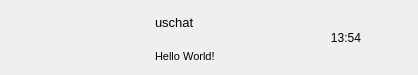
<?xml version="1.0" encoding="UTF-8"?>
<ui version="4.0">
 <class>ChatUserWid</class>
 <widget class="QWidget" name="ChatUserWid">
  <property name="geometry">
   <rect>
    <x>0</x>
    <y>0</y>
    <width>418</width>
    <height>75</height>
   </rect>
  </property>
  <property name="minimumSize">
   <size>
    <width>0</width>
    <height>75</height>
   </size>
  </property>
  <property name="maximumSize">
   <size>
    <width>16777215</width>
    <height>75</height>
   </size>
  </property>
  <property name="windowTitle">
   <string>Form</string>
  </property>
  <layout class="QHBoxLayout" name="horizontalLayout">
   <property name="spacing">
    <number>5</number>
   </property>
   <property name="leftMargin">
    <number>6</number>
   </property>
   <property name="topMargin">
    <number>2</number>
   </property>
   <property name="rightMargin">
    <number>6</number>
   </property>
   <property name="bottomMargin">
    <number>2</number>
   </property>
   <item>
    <widget class="QWidget" name="icon_wid" native="true">
     <property name="sizePolicy">
      <sizepolicy hsizetype="Fixed" vsizetype="Fixed">
       <horstretch>0</horstretch>
       <verstretch>0</verstretch>
      </sizepolicy>
     </property>
     <property name="minimumSize">
      <size>
       <width>60</width>
       <height>60</height>
      </size>
     </property>
     <property name="maximumSize">
      <size>
       <width>60</width>
       <height>60</height>
      </size>
     </property>
     <widget class="QLabel" name="icon_lb">
      <property name="geometry">
       <rect>
        <x>7</x>
        <y>12</y>
        <width>45</width>
        <height>45</height>
       </rect>
      </property>
      <property name="minimumSize">
       <size>
        <width>45</width>
        <height>45</height>
       </size>
      </property>
      <property name="maximumSize">
       <size>
        <width>45</width>
        <height>45</height>
       </size>
      </property>
      <property name="text">
       <string/>
      </property>
      <property name="alignment">
       <set>Qt::AlignmentFlag::AlignCenter</set>
      </property>
     </widget>
     <widget class="QLabel" name="red_point">
      <property name="geometry">
       <rect>
        <x>27</x>
        <y>0</y>
        <width>30</width>
        <height>30</height>
       </rect>
      </property>
      <property name="minimumSize">
       <size>
        <width>30</width>
        <height>30</height>
       </size>
      </property>
      <property name="maximumSize">
       <size>
        <width>30</width>
        <height>30</height>
       </size>
      </property>
      <property name="text">
       <string/>
      </property>
     </widget>
    </widget>
   </item>
   <item>
    <widget class="QWidget" name="user_info_wid" native="true">
     <property name="minimumSize">
      <size>
       <width>120</width>
       <height>0</height>
      </size>
     </property>
     <property name="maximumSize">
      <size>
       <width>120</width>
       <height>16777215</height>
      </size>
     </property>
     <layout class="QVBoxLayout" name="verticalLayout">
      <property name="leftMargin">
       <number>2</number>
      </property>
      <property name="topMargin">
       <number>5</number>
      </property>
      <property name="rightMargin">
       <number>2</number>
      </property>
      <property name="bottomMargin">
       <number>5</number>
      </property>
      <item>
       <widget class="QLabel" name="user_name_lb">
        <property name="minimumSize">
         <size>
          <width>0</width>
          <height>30</height>
         </size>
        </property>
        <property name="maximumSize">
         <size>
          <width>16777215</width>
          <height>30</height>
         </size>
        </property>
        <property name="font">
         <font>
          <pointsize>10</pointsize>
         </font>
        </property>
        <property name="text">
         <string>uschat</string>
        </property>
       </widget>
      </item>
      <item>
       <widget class="QLabel" name="user_chat_lb">
        <property name="minimumSize">
         <size>
          <width>0</width>
          <height>30</height>
         </size>
        </property>
        <property name="maximumSize">
         <size>
          <width>130</width>
          <height>30</height>
         </size>
        </property>
        <property name="font">
         <font>
          <pointsize>8</pointsize>
         </font>
        </property>
        <property name="text">
         <string>Hello World!</string>
        </property>
       </widget>
      </item>
     </layout>
    </widget>
   </item>
   <item>
    <widget class="QWidget" name="time_wid" native="true">
     <property name="sizePolicy">
      <sizepolicy hsizetype="Fixed" vsizetype="Fixed">
       <horstretch>0</horstretch>
       <verstretch>0</verstretch>
      </sizepolicy>
     </property>
     <property name="minimumSize">
      <size>
       <width>50</width>
       <height>50</height>
      </size>
     </property>
     <property name="maximumSize">
      <size>
       <width>50</width>
       <height>50</height>
      </size>
     </property>
     <widget class="QLabel" name="time_lb">
      <property name="geometry">
       <rect>
        <x>0</x>
        <y>20</y>
        <width>54</width>
        <height>12</height>
       </rect>
      </property>
      <property name="text">
       <string>13:54</string>
      </property>
      <property name="alignment">
       <set>Qt::AlignmentFlag::AlignCenter</set>
      </property>
     </widget>
    </widget>
   </item>
  </layout>
 </widget>
 <resources/>
 <connections/>
</ui>
